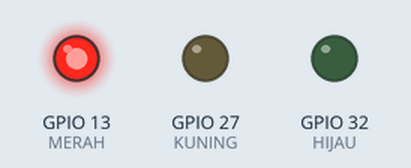
The sketch below on a simulated ESP32. On the bench: output pins drawn as LEDs (lit = HIGH). What the sketch prints to the serial monitor is not drawn.

Above: at 3.5 s.
At 7.5 s:
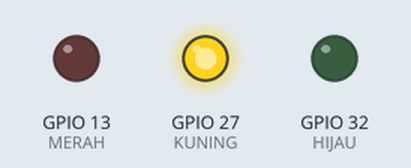
At 12.0 s:
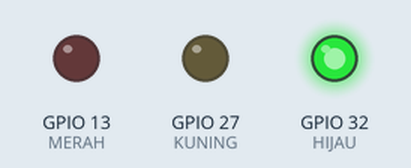
Timing chart, 0 to 19.2 s (numbered marks = the images above):
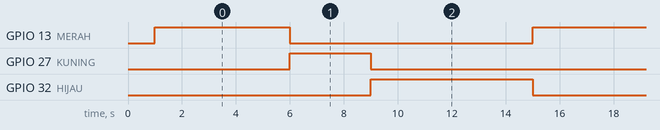

Measured:
- by itself, GPIO 13 (MERAH): alternates HIGH for 5.0 s and LOW for 9.0 s
- by itself, GPIO 27 (KUNING): alternates HIGH for 3.0 s and LOW for 11.0 s
- by itself, GPIO 32 (HIJAU): alternates HIGH for 6.0 s and LOW for 8.0 s

The sketch:

lalin_doang.ino
```cpp
#define MERAH 13
#define KUNING 27
#define HIJAU 32

void setup() {
  Serial.begin(115200);
  delay(1000);
  Serial.println("Traffic Light");
  pinMode(MERAH, OUTPUT);
  pinMode(KUNING, OUTPUT);
  pinMode(HIJAU, OUTPUT);
}

void activateLed(int which, int how_long) {
  digitalWrite(which, HIGH);
  delay(how_long);
  digitalWrite(which, LOW);
}

void loop() {
  activateLed(MERAH, 5000);
  activateLed(KUNING, 3000);
  activateLed(HIJAU, 6000);
}
```
